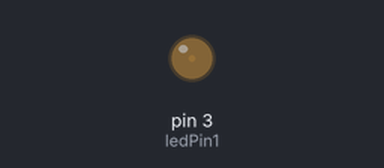
Simulated run of this sketch. Board: Arduino Uno, built with avr-gcc and run on an emulated ATmega328P. Shown: output pins drawn as LEDs (lit = HIGH). What the sketch prints to the serial monitor is not drawn.

Above: at 0.05 s.
At 1.35 s:
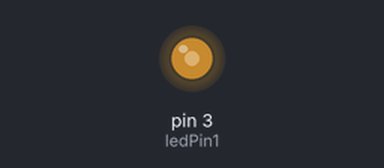
At 2.0 s:
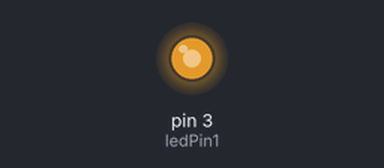
At 2.65 s:
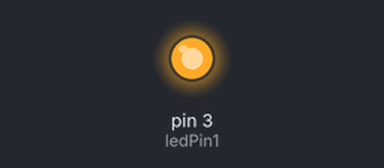
Timing chart, 0 to 6.1 s (numbered marks = the images above):
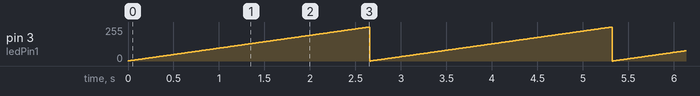

Measured:
- by itself, pin 3 (ledPin1): ramps from 0/255 to 255/255 and jumps back, once every 2.7 s

The sketch:

fading.ino
```cpp
// Fade in/out

int outValue = 0; //PWM output value
int ledPin1 = 3; // analog output pin (digital pin with ~)

void setup(){
  // No pinMode needed for analogWrite
  Serial.begin(9600); //start the serial communication
}

void loop(){


  // Fade in
  outValue = outValue + 1; // add 1 to outValue everytime it loops

  if(outValue > 255){ //if outValue gets larger than 255
    outValue = 0; // set the outValue back to 0
  }

  // Fade out
  /*
    outValue = outValue - 1;

    if(outValue < 0){ //if outValue gets smaller than 0
    outValue = 255;  // set the outValue back to 255
    }
  */

  Serial.println(outValue * 5.0/255); // print volatage that is outputting on to serial monitor
  analogWrite(ledPin1, outValue);
  delay(10);  // delay to make the fade visible
}
```
